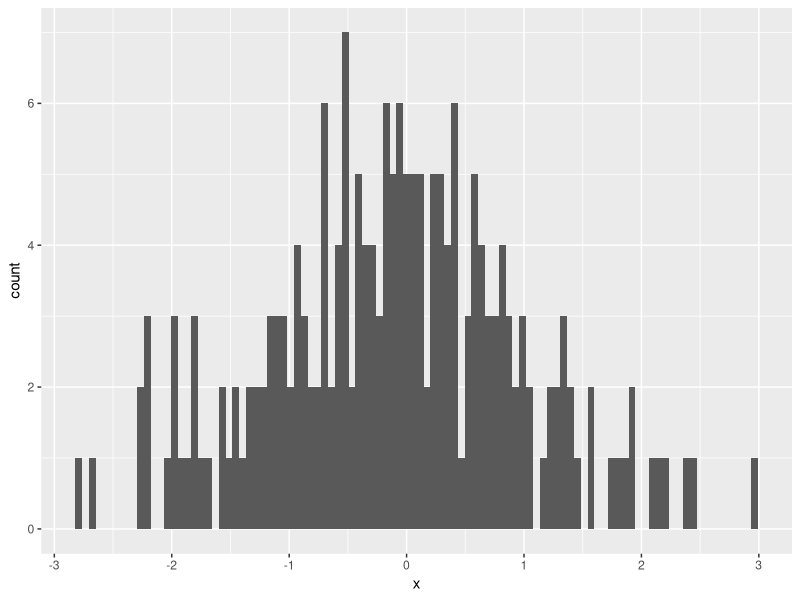
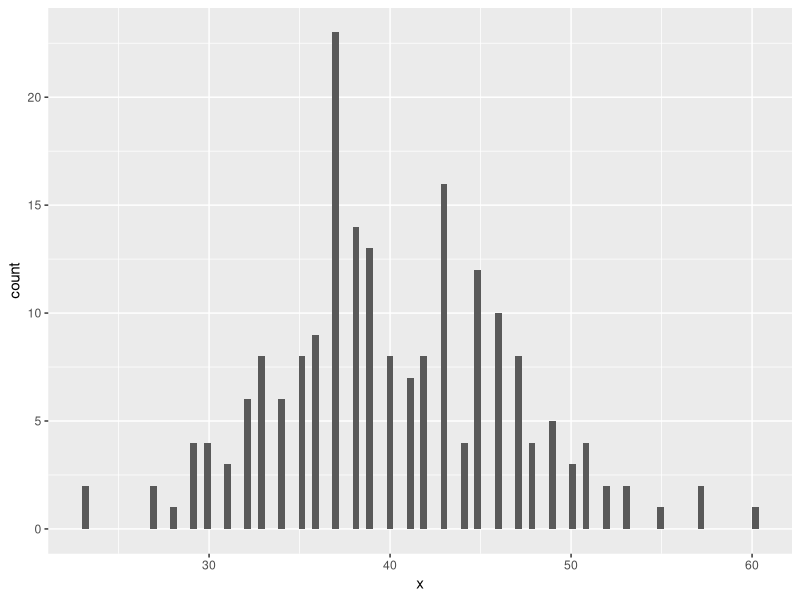
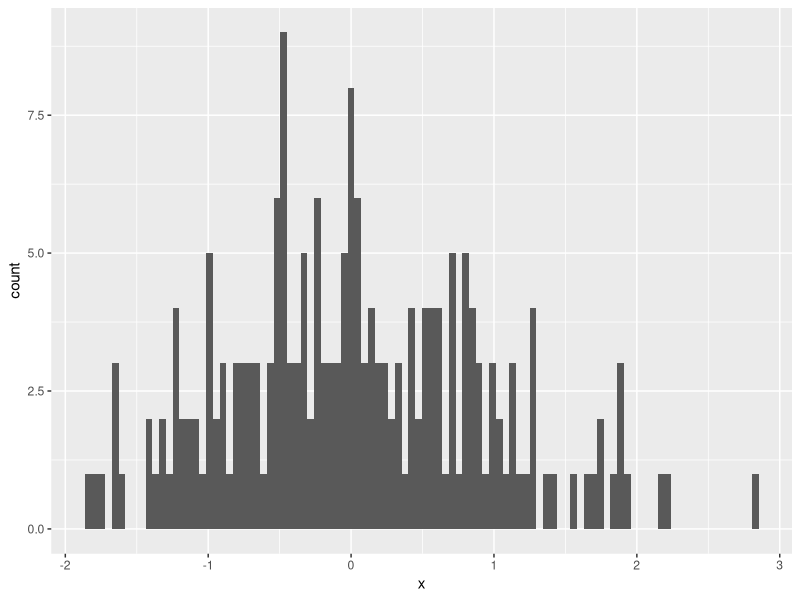
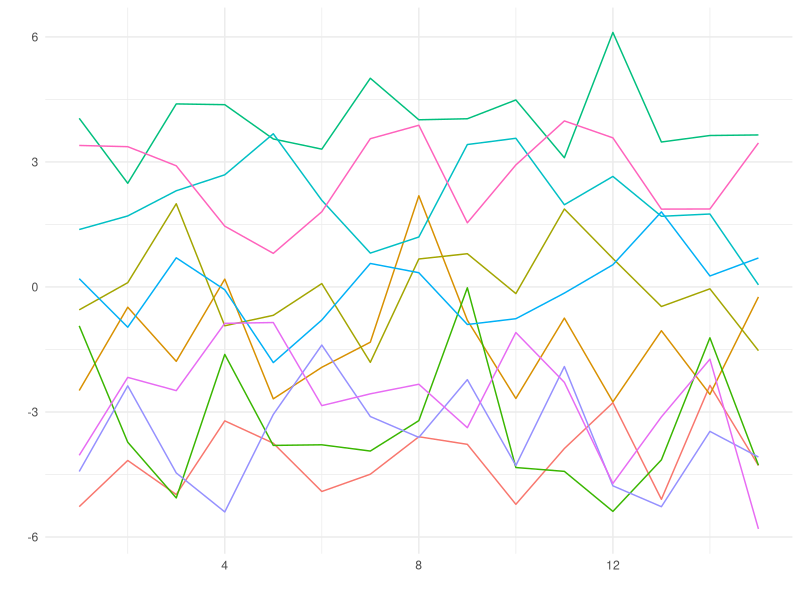

Recreate these plots in R, in order.
## ---- chunk 1
knitr::knit_hooks$set(class = function(before, options, envir) {
  if(before){
    sprintf("<div class = '%s'>", options$class)
  }else{
    "</div>"
  }
})


knitr::knit_hooks$set(document = function(x){
  
  print('running document hook')
  print(x)
  x
})

## ---- chunk 2
library(magrittr)
library(ggplot2)
tibble::tibble( x = rnorm(200) ) %>% 
  ggplot(aes(x = x)) + 
  geom_histogram(bins = 100)
## ---- chunk 3
y <- 5
x <- 3
x + y
## ---- chunk 4
tibble::tibble( x = rpois(200, 40) ) %>% 
  ggplot(aes(x = x)) + 
  geom_histogram(bins = 100)
## ---- chunk 5
tibble::tibble( x = rnorm(200) ) %>% 
  ggplot(aes(x = x)) + 
  geom_histogram(bins = 100)
## ---- chunk 6
tibble::tibble(
  id = rep(1:10, each = 15) %>% as.character(),
  starting_point = rep(runif(10, min = -4, max = 4), each = 15),
  time = rep(1:15, times = 10),
  value = rnorm(15*10) + starting_point
) %>% 
  ggplot(aes(x = time, y = value, color = id)) + 
  geom_line(size = 0.5) +
  theme_minimal() +
  labs(x = '', y = '') +
  guides(color = FALSE) +
  theme_minimal()
